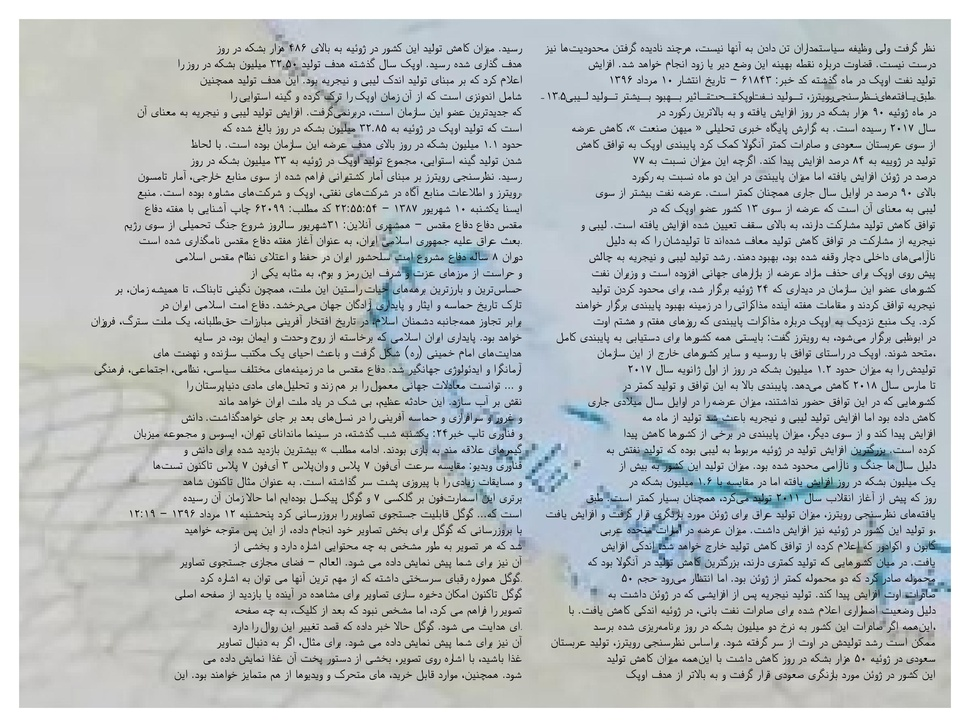
#> input picture pics/image1-1.jpg, 970 x 727 px, shrunk from 3000 x 2250 before the run
$ python -i threshold.py   (imports and definitions only)
#> lines starting #> are read from the running program, lines starting #| are printed output that depends on the picture; after the words box and inside, x2 and y2 are one past the last pixel; in counts of white or black regions, pixels touching at a corner belong together
#> further down, picture is the input picture: shape (727, 970, 3); mean B, G, R 193.8, 192.4, 186.8
'''
In this function we are going to seperate all texts in an image to return a numpy.ndarray
that is a balck image with previos image's texts in white color

1st >>(line 26) >> change image from RGB to Grayscale

2nd >>(line 28)>> use the threshold_multiotsu() function from skimage.filters to find thresholds

3nd >>(line 30)>> detect the segments of thresholds by digitizing the image using np.digitize that returns
an image with bined pixels to numbers of threshold's segments(here we have 5 segments(0,1,2,3,4)

4nd >>(line 32 to 36)>> change each area's pixels into boolian type

5nd >>(line 37 to 38)>> binary the areas that containes pixels of segment_1
(refer to pixels with 0 values(balck pixels)) using ndimage from scipy(nd.binary_opening|_closing) with (1,1) kernel

6nd >>(line 40 to 41)>> make a black image and assigne the binary pixels to it
'''
import cv2
from scipy import ndimage as nd
import numpy as np
from skimage.filters import threshold_multiotsu

def Threshold(image):

    gray = cv2.cvtColor(image, cv2.COLOR_BGR2GRAY) #chainging image from BGR to Grayscale
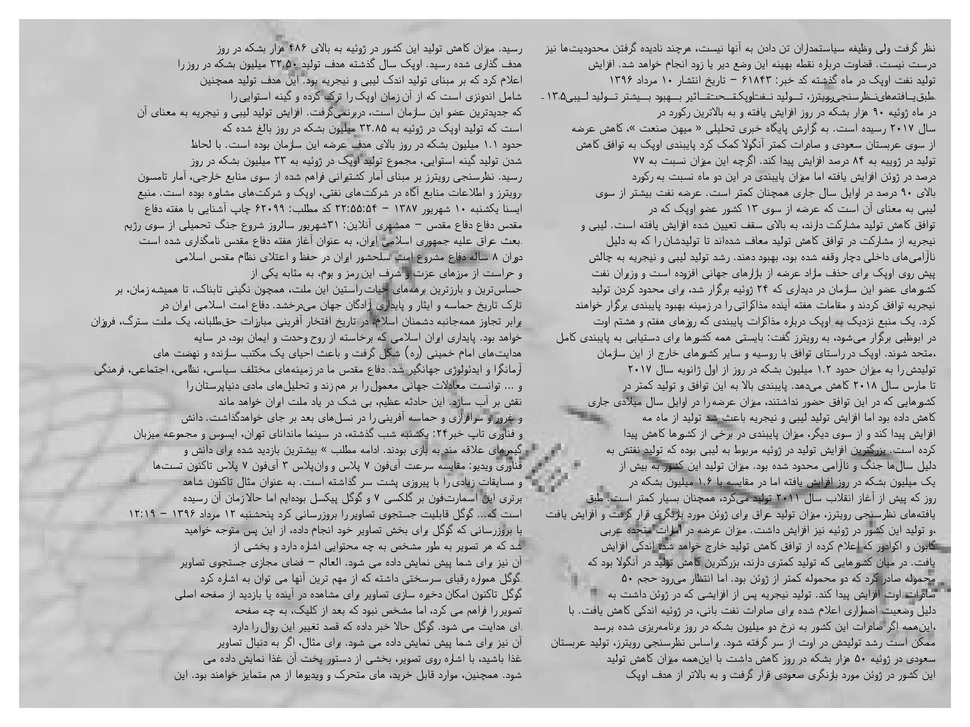
#> gray: shape (727, 970); min 0, max 255, mean 190.9

    thresholds = threshold_multiotsu(gray, classes=5) #threshold the image to 5 segments
#> thresholds = [79, 131, 177, 226]

    regions  = np.digitize(gray, bins=thresholds) #detect the segments region with binning to thresholds
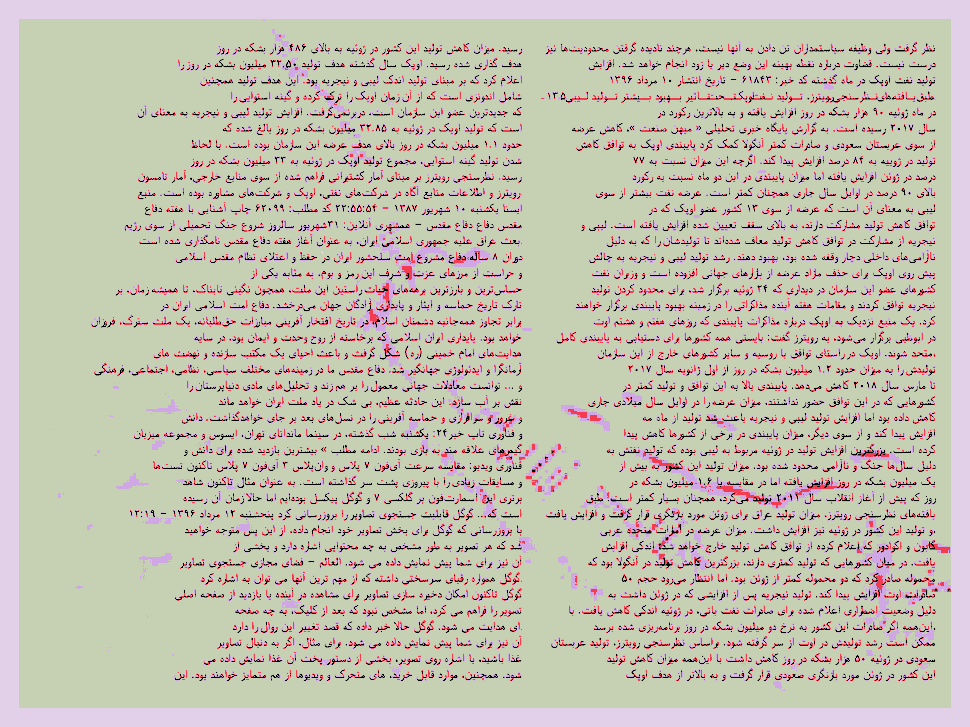
#> regions: shape (727, 970) int64; 5 distinct labels, from 0 to 4; one colour per label, 0 black

    seg1 = (regions == 0) #change the segment pixels into boolian by specified value
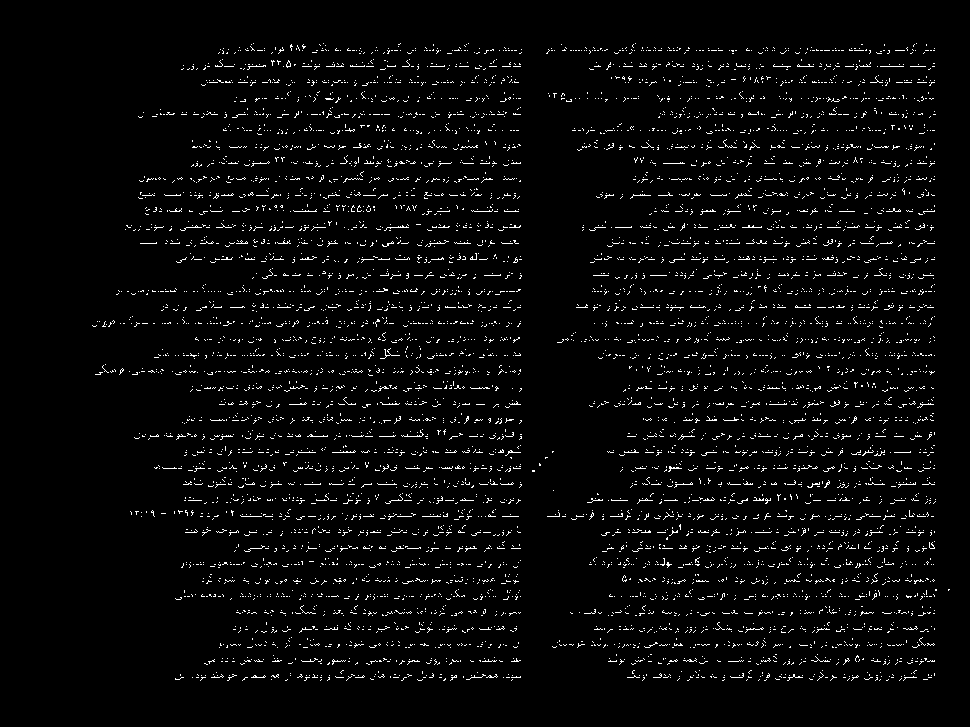
#> seg1: shape (727, 970) bool; 3.4% white in thin lines or dots, all inside (x1, y1, x2, y2) = (92, 43, 950, 681)
    seg2 = (regions == 1)
#> seg2: shape (727, 970) bool; 4.9% white in thin lines or dots, all inside (x1, y1, x2, y2) = (91, 35, 951, 681)
    seg3 = (regions == 2)
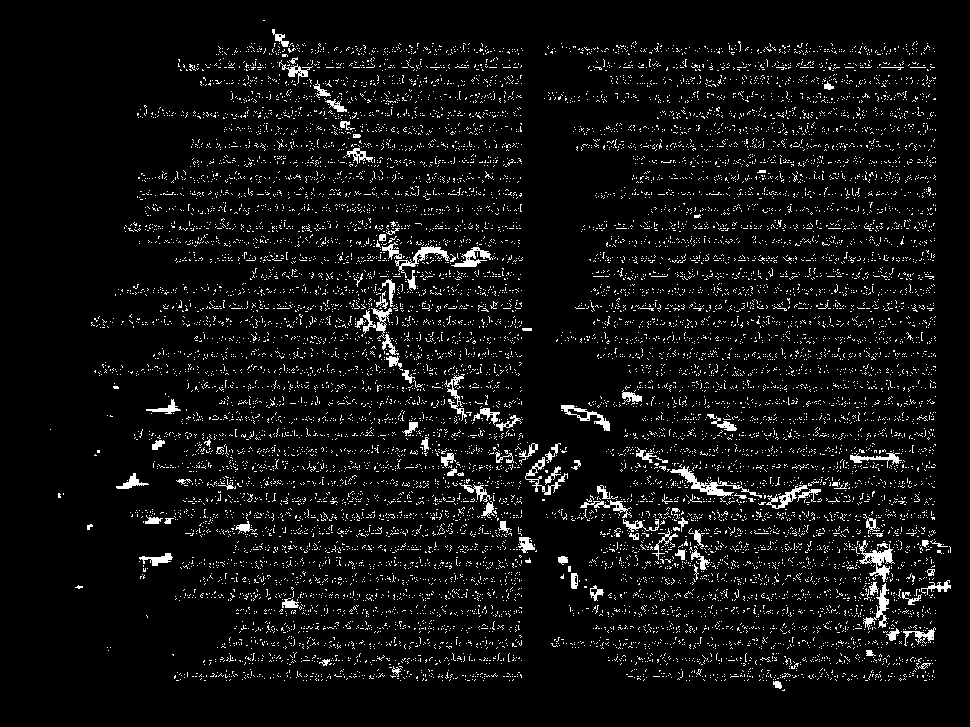
#> seg3: shape (727, 970) bool; 5.9% white in thin lines or dots, all inside (x1, y1, x2, y2) = (50, 20, 951, 691)
    seg4 = (regions == 3)
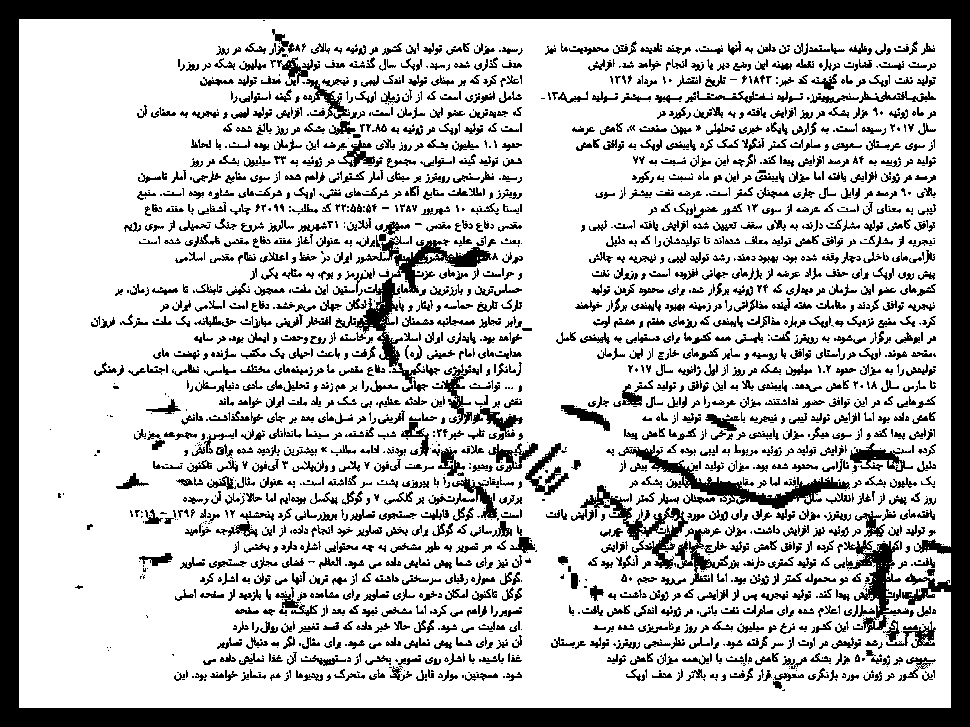
#> seg4: shape (727, 970) bool; 76.6% white; 2917 black regions (1386 under 20 px), largest, box (x1, y1, x2, y2) and area: (0, 0, 970, 727) 63895, (355, 236, 498, 384) 3497, (618, 445, 850, 509) 2751
    seg5 = (regions == 4)
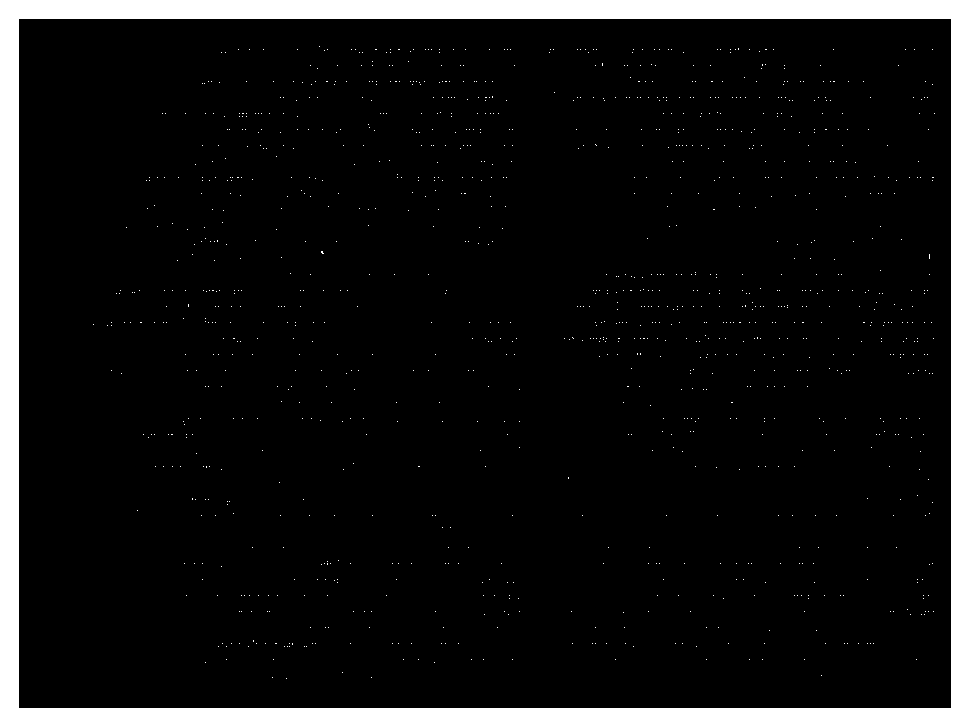
#> seg5: shape (727, 970) bool; 9.1% white; 1236 white regions (1235 under 20 px), largest, box (x1, y1, x2, y2) and area: (0, 0, 970, 727) 63042
    seg1_open = nd.binary_opening(seg1, np.ones((1,1)))  #binary the segment 1
    seg1_close =nd.binary_closing(seg1_open, np.ones((1,1)))

    all = np.zeros((gray.shape[0], gray.shape[1]), np.uint8)
    all[seg1_close] = (255)

    return all

>>> import cv2
>>> picture = cv2.imread('../../pics/image1-1.jpg')
>>> result = Threshold(picture)
